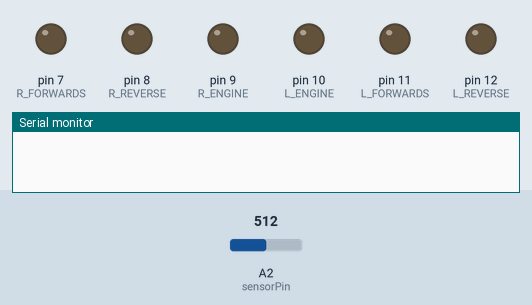
This sketch was run on a simulated Arduino Uno, built with avr-gcc and run on an emulated ATmega328P. Shown: output pins drawn as LEDs (lit = HIGH), the last lines printed to the serial monitor. The test bench sets the inputs (shaded band); at power-on: A2 (sensorPin) = 512.

Above: at 0.1 s.
At 1.1 s:
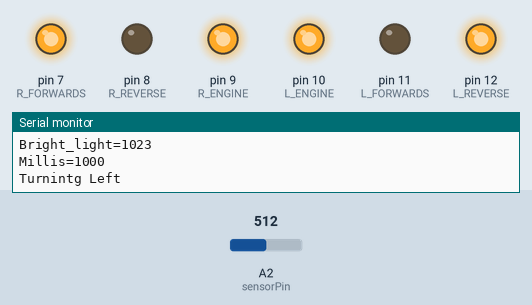
At 5.1 s:
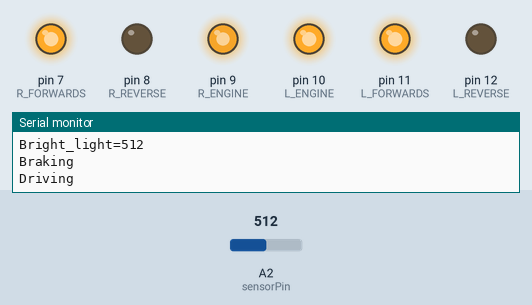
At 15.1 s:
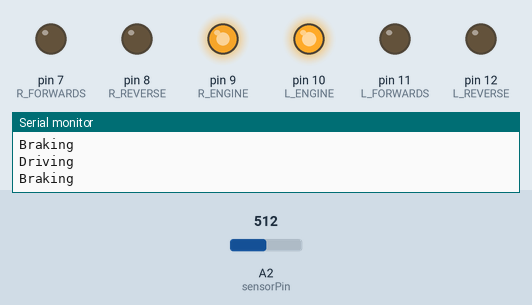
Timing chart, 0 to 16.6 s (numbered marks = the images above):
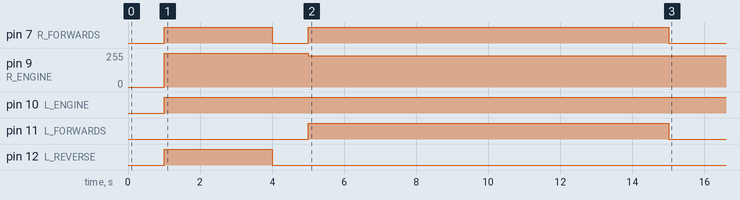

The sketch:

Story_13.ino
```cpp
 // Intergers

 const int R_FORWARDS = 7;
 const int R_REVERSE = 8;
 const int R_ENGINE = 9;
 const int L_ENGINE = 10;
 const int L_FORWARDS = 11;
 const int L_REVERSE = 12;

 int sensorPin = A2;

 int bright_light = 1023;
 int new_light = 0;

  //Output setups

 void setup() {
  Serial.begin(115200);


  pinMode(R_FORWARDS, OUTPUT);
  pinMode(R_REVERSE, OUTPUT);
  pinMode(R_ENGINE, OUTPUT);
  pinMode(L_ENGINE, OUTPUT);
  pinMode(L_FORWARDS, OUTPUT);
  pinMode(L_REVERSE, OUTPUT);
}


// bright_light AND new_light are both 1023


 void loop() {

  while(millis()<4000){

    new_light = analogRead(sensorPin);  // new value new_light, now NOT 1023. Light intensity has been measured
    delay(1000);
    Serial.print("New_light =");        // Print word "New_Light"
    Serial.println(new_light);          // Print value of new_light which is 1023
    Serial.print("Bright_light=");      // Print word "Bright_Light"
    Serial.println(bright_light);       // Print value of bright_light which is 1023
    Serial.print("Millis=");
    Serial.println(millis());

    Serial.println("Turnintg Left");
    left(0);                             // Turn Left

                  // If the new_light is brighter than the bright_light original value,
                  // replace it with new_light value

    if(new_light < bright_light){
      bright_light = new_light;
      }

  }


Serial.println("Braking");
   //brake(250);
   Serial.println(" 2NDTurning Left");
   left(0);
    new_light = analogRead(sensorPin);
    Serial.print("New_light =");        // Print word "New_Light"
    Serial.println(new_light);          // Print value of new_light which is 1023
    Serial.print("Bright_light=");      // Print word "Bright_Light"
    Serial.println(bright_light);       // Print value of bright_light which is 1023

  if(bright_light - 2 < new_light || bright_light + 2 < new_light){
    Serial.println("Braking");
    brake(1000);
    Serial.println("Driving");
    drive(10000);
    Serial.println("Braking");
    brake(100000000);

  }
 }

  // Functions

 void drive(int add_time){

  digitalWrite(R_FORWARDS, HIGH);
  analogWrite(R_ENGINE, 235);
  analogWrite(L_ENGINE, 255);
  digitalWrite(L_FORWARDS, HIGH);
  delay(add_time);
  }

 void brake(int add_time){

  digitalWrite(R_FORWARDS, LOW);
  digitalWrite(L_FORWARDS, LOW);
  digitalWrite(R_REVERSE, LOW);
  digitalWrite(L_REVERSE, LOW);
  delay(add_time);
 }

 void left(int add_time){

  digitalWrite(R_FORWARDS, HIGH);
  analogWrite(R_ENGINE, 255);
  analogWrite(L_ENGINE, 255);
  digitalWrite(L_REVERSE, HIGH);
  delay(add_time);
 }

 void reverse(int add_time){

  digitalWrite(R_REVERSE, HIGH);
  analogWrite(R_ENGINE,240);
  analogWrite(L_ENGINE, 255);
  digitalWrite(L_REVERSE, HIGH);
  delay(add_time);
}
```

Measured:
- by itself, pin 7 (R_FORWARDS): LOW → HIGH at 1.0 s, → LOW 3.0 s later, → HIGH 1.0 s later, → LOW 10.0 s later
- by itself, pin 9 (R_ENGINE): 0/255 → 255/255 at 1.0 s, → 235/255 4.0 s later
- by itself, pin 10 (L_ENGINE): LOW → HIGH at 1.0 s
- by itself, pin 11 (L_FORWARDS): LOW → HIGH at 5.0 s, → LOW 10.0 s later
- by itself, pin 12 (L_REVERSE): LOW → HIGH at 1.0 s, → LOW 3.0 s later
